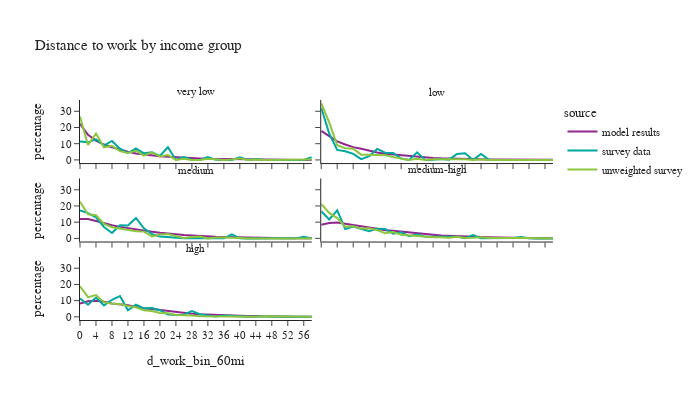

Notebook source saved alongside this figure:
### Code cell
df_plot = per_data.loc[(per_data['is_worker']) & (per_data['d_work_bin_60mi'] != float('nan'))].groupby(['source','hhincome_group','d_work_bin_60mi'])['person_weight'].sum().reset_index()
df_plot['percentage'] = df_plot.groupby(['source','hhincome_group'], group_keys=False)['person_weight']. \
    apply(lambda x: 100 * x / float(x.sum()))
# df_plot

fig2 = px.line(df_plot, x='d_work_bin_60mi', y="percentage", color="source",
               facet_col="hhincome_group", facet_col_wrap=2,
               title="Distance to work by income group")
fig2.for_each_annotation(lambda a: a.update(text = a.text.split("=")[-1]))
fig2.update_layout(height=400, width=700, font=dict(size=11))
fig2.show()

### Figure 1 — Plotly figure (JSON) as saved in the notebook; plotly's stock layout.template omitted (floating-point values rounded to 4 significant figures)
{"data": [{"hovertemplate": "source=model results<br>hhincome_group=very low<br>d_work_bin_60mi=%{x}<br>percentage=%{y}<extra></extra>", "legendgroup": "model results", "line": {"color": "#91268F", "dash": "solid"}, "marker": {"symbol": "circle"}, "mode": "lines", "name": "model results", "orientation": "v", "showlegend": true, "type": "scatter", "x": ["0", "2", "4", "6", "8", "10", "12", "14", "16", "18", "20", "22", "24", "26", "28", "30", "32", "34", "36", "38", "40", "42", "44", "46", "48", "50", "52", "54", "56", "58"], "xaxis": "x5", "y": [22.3, 15.45, 11.88, 9.48, 7.84, 6.221, 5.016, 3.903, 3.201, 2.871, 2.243, 1.916, 1.549, 1.22, 0.98, 0.8371, 0.6628, 0.5843, 0.4382, 0.3424, 0.3235, 0.2293, 0.1523, 0.0958, 0.06911, 0.06439, 0.04869, 0.03141, 0.02356, 0.02199], "yaxis": "y5"}, {"hovertemplate": "source=model results<br>hhincome_group=low<br>d_work_bin_60mi=%{x}<br>percentage=%{y}<extra></extra>", "legendgroup": "model results", "line": {"color": "#91268F", "dash": "solid"}, "marker": {"symbol": "circle"}, "mode": "lines", "name": "model results", "orientation": "v", "showlegend": false, "type": "scatter", "x": ["0", "2", "4", "6", "8", "10", "12", "14", "16", "18", "20", "22", "24", "26", "28", "30", "32", "34", "36", "38", "40", "42", "44", "46", "48", "50", "52", "54", "56", "58"], "xaxis": "x6", "y": [17.91, 14.69, 11.39, 9.496, 7.899, 6.832, 5.608, 4.613, 3.805, 3.339, 2.718, 2.284, 1.915, 1.49, 1.239, 0.9663, 0.7843, 0.6899, 0.5356, 0.4577, 0.3558, 0.2801, 0.1977, 0.1401, 0.1109, 0.09064, 0.06217, 0.0382, 0.03371, 0.02846], "yaxis": "y6"}, {"hovertemplate": "source=model results<br>hhincome_group=medium<br>d_work_bin_60mi=%{x}<br>percentage=%{y}<extra></extra>", "legendgroup": "model results", "line": {"color": "#91268F", "dash": "solid"}, "marker": {"symbol": "circle"}, "mode": "lines", "name": "model results", "orientation": "v", "showlegend": false, "type": "scatter", "x": ["0", "2", "4", "6", "8", "10", "12", "14", "16", "18", "20", "22", "24", "26", "28", "30", "32", "34", "36", "38", "40", "42", "44", "46", "48", "50", "52", "54", "56", "58"], "xaxis": "x3", "y": [12.01, 11.92, 10.74, 9.178, 8.099, 7.103, 6.304, 5.359, 4.529, 4.104, 3.485, 2.933, 2.454, 2.097, 1.79, 1.443, 1.184, 1.048, 0.9134, 0.77, 0.6223, 0.4913, 0.3601, 0.2893, 0.237, 0.174, 0.1359, 0.09723, 0.07571, 0.05341], "yaxis": "y3"}, {"hovertemplate": "source=model results<br>hhincome_group=medium-high<br>d_work_bin_60mi=%{x}<br>percentage=%{y}<extra></extra>", "legendgroup": "model results", "line": {"color": "#91268F", "dash": "solid"}, "marker": {"symbol": "circle"}, "mode": "lines", "name": "model results", "orientation": "v", "showlegend": false, "type": "scatter", "x": ["0", "2", "4", "6", "8", "10", "12", "14", "16", "18", "20", "22", "24", "26", "28", "30", "32", "34", "36", "38", "40", "42", "44", "46", "48", "50", "52", "54", "56", "58"], "xaxis": "x4", "y": [8.431, 9.454, 9.824, 8.962, 7.943, 7.354, 6.664, 5.893, 5.031, 4.728, 4.148, 3.64, 2.951, 2.52, 2.172, 1.751, 1.489, 1.379, 1.174, 1.012, 0.8099, 0.6885, 0.5299, 0.418, 0.3174, 0.2285, 0.18, 0.1257, 0.1038, 0.07778], "yaxis": "y4"}, {"hovertemplate": "source=model results<br>hhincome_group=high<br>d_work_bin_60mi=%{x}<br>percentage=%{y}<extra></extra>", "legendgroup": "model results", "line": {"color": "#91268F", "dash": "solid"}, "marker": {"symbol": "circle"}, "mode": "lines", "name": "model results", "orientation": "v", "showlegend": false, "type": "scatter", "x": ["0", "2", "4", "6", "8", "10", "12", "14", "16", "18", "20", "22", "24", "26", "28", "30", "32", "34", "36", "38", "40", "42", "44", "46", "48", "50", "52", "54", "56", "58"], "xaxis": "x", "y": [8.176, 9.634, 9.926, 9.368, 8.214, 7.729, 7.116, 6.193, 5.188, 4.827, 4.205, 3.524, 2.892, 2.37, 1.95, 1.552, 1.3, 1.142, 0.992, 0.8753, 0.6512, 0.5605, 0.4076, 0.3553, 0.2577, 0.1913, 0.1545, 0.1085, 0.07795, 0.06111], "yaxis": "y"}, {"hovertemplate": "source=survey data<br>hhincome_group=very low<br>d_work_bin_60mi=%{x}<br>percentage=%{y}<extra></extra>", "legendgroup": "survey data", "line": {"color": "#00A7A0", "dash": "solid"}, "marker": {"symbol": "circle"}, "mode": "lines", "name": "survey data", "orientation": "v", "showlegend": true, "type": "scatter", "x": ["0", "2", "4", "6", "8", "10", "12", "14", "16", "18", "20", "22", "24", "26", "28", "30", "32", "34", "36", "38", "40", "42", "44", "46", "48", "50", "52", "54", "56", "58"], "xaxis": "x5", "y": [11.29, 10.84, 12.74, 8.895, 11.68, 6.95, 4.148, 7.031, 4.094, 4.689, 2.506, 7.841, 0.0, 1.724, 0.0, 0.0, 1.723, 0.04412, 0.0, 0.01633, 1.631, 0.0, 0.5265, 0.0, 0.0, 0.0, 0.01588, 0.0, 0.0, 1.619], "yaxis": "y5"}, {"hovertemplate": "source=survey data<br>hhincome_group=low<br>d_work_bin_60mi=%{x}<br>percentage=%{y}<extra></extra>", "legendgroup": "survey data", "line": {"color": "#00A7A0", "dash": "solid"}, "marker": {"symbol": "circle"}, "mode": "lines", "name": "survey data", "orientation": "v", "showlegend": false, "type": "scatter", "x": ["0", "2", "4", "6", "8", "10", "12", "14", "16", "18", "20", "22", "24", "26", "28", "30", "32", "34", "36", "38", "40", "42", "44", "46", "48", "50", "52", "54", "56", "58"], "xaxis": "x6", "y": [32.21, 16.29, 6.193, 5.377, 3.701, 0.4763, 2.333, 6.803, 4.456, 4.291, 0.8678, 0.0, 4.683, 0.0, 0.1349, 0.5646, 0.1541, 3.651, 4.132, 0.0, 3.651, 0.0, 0.0, 0.0, 0.0, 0.02951, 0.0, 0.0, 0.0, 0.0], "yaxis": "y6"}, {"hovertemplate": "source=survey data<br>hhincome_group=medium<br>d_work_bin_60mi=%{x}<br>percentage=%{y}<extra></extra>", "legendgroup": "survey data", "line": {"color": "#00A7A0", "dash": "solid"}, "marker": {"symbol": "circle"}, "mode": "lines", "name": "survey data", "orientation": "v", "showlegend": false, "type": "scatter", "x": ["0", "2", "4", "6", "8", "10", "12", "14", "16", "18", "20", "22", "24", "26", "28", "30", "32", "34", "36", "38", "40", "42", "44", "46", "48", "50", "52", "54", "56", "58"], "xaxis": "x3", "y": [17.23, 15.59, 12.92, 7.018, 3.325, 8.082, 7.919, 12.6, 6.197, 2.595, 1.124, 0.7986, 0.4534, 0.06084, 0.2755, 0.1599, 0.0, 0.1245, 0.0287, 2.48, 0.01627, 0.0, 0.0, 0.0, 0.0, 0.0, 0.0, 0.01526, 0.9874, 0.0], "yaxis": "y3"}, {"hovertemplate": "source=survey data<br>hhincome_group=medium-high<br>d_work_bin_60mi=%{x}<br>percentage=%{y}<extra></extra>", "legendgroup": "survey data", "line": {"color": "#00A7A0", "dash": "solid"}, "marker": {"symbol": "circle"}, "mode": "lines", "name": "survey data", "orientation": "v", "showlegend": false, "type": "scatter", "x": ["0", "2", "4", "6", "8", "10", "12", "14", "16", "18", "20", "22", "24", "26", "28", "30", "32", "34", "36", "38", "40", "42", "44", "46", "48", "50", "52", "54", "56", "58"], "xaxis": "x4", "y": [16.78, 11.67, 17.26, 5.749, 7.322, 5.916, 4.457, 6.014, 5.839, 2.929, 3.709, 1.369, 2.587, 0.9468, 0.8813, 1.065, 0.9195, 1.075, 0.0509, 2.024, 0.06104, 0.1266, 0.1063, 0.04949, 0.2145, 0.8487, 0.01923, 0.0, 0.0, 0.004809], "yaxis": "y4"}, {"hovertemplate": "source=survey data<br>hhincome_group=high<br>d_work_bin_60mi=%{x}<br>percentage=%{y}<extra></extra>", "legendgroup": "survey data", "line": {"color": "#00A7A0", "dash": "solid"}, "marker": {"symbol": "circle"}, "mode": "lines", "name": "survey data", "orientation": "v", "showlegend": false, "type": "scatter", "x": ["0", "2", "4", "6", "8", "10", "12", "14", "16", "18", "20", "22", "24", "26", "28", "30", "32", "34", "36", "38", "40", "42", "44", "46", "48", "50", "52", "54", "56", "58"], "xaxis": "x", "y": [11.32, 7.482, 11.91, 7.051, 10.54, 12.82, 4.026, 7.472, 5.26, 5.41, 4.078, 1.43, 1.119, 1.364, 3.572, 1.622, 0.8703, 0.2421, 0.8872, 0.5016, 0.1713, 0.0, 0.007548, 0.364, 0.00754, 0.01342, 0.4346, 0.0, 0.02287, 0.0], "yaxis": "y"}, {"hovertemplate": "source=unweighted survey<br>hhincome_group=very low<br>d_work_bin_60mi=%{x}<br>percentage=%{y}<extra></extra>", "legendgroup": "unweighted survey", "line": {"color": "#8CC63E", "dash": "solid"}, "marker": {"symbol": "circle"}, "mode": "lines", "name": "unweighted survey", "orientation": "v", "showlegend": true, "type": "scatter", "x": ["0", "2", "4", "6", "8", "10", "12", "14", "16", "18", "20", "22", "24", "26", "28", "30", "32", "34", "36", "38", "40", "42", "44", "46", "48", "50", "52", "54", "56", "58"], "xaxis": "x5", "y": [26.82, 9.176, 16.24, 7.765, 8.706, 5.412, 4.235, 5.647, 2.588, 4.706, 2.118, 3.059, 0.0, 0.7059, 0.0, 0.0, 0.7059, 0.2353, 0.0, 0.2353, 0.9412, 0.0, 0.2353, 0.0, 0.0, 0.0, 0.2353, 0.0, 0.0, 0.2353], "yaxis": "y5"}, {"hovertemplate": "source=unweighted survey<br>hhincome_group=low<br>d_work_bin_60mi=%{x}<br>percentage=%{y}<extra></extra>", "legendgroup": "unweighted survey", "line": {"color": "#8CC63E", "dash": "solid"}, "marker": {"symbol": "circle"}, "mode": "lines", "name": "unweighted survey", "orientation": "v", "showlegend": false, "type": "scatter", "x": ["0", "2", "4", "6", "8", "10", "12", "14", "16", "18", "20", "22", "24", "26", "28", "30", "32", "34", "36", "38", "40", "42", "44", "46", "48", "50", "52", "54", "56", "58"], "xaxis": "x6", "y": [35.02, 23.1, 9.025, 7.22, 6.859, 3.249, 3.249, 3.249, 2.888, 1.805, 0.722, 0.0, 0.722, 0.0, 0.361, 0.361, 0.722, 0.361, 0.361, 0.0, 0.361, 0.0, 0.0, 0.0, 0.0, 0.361, 0.0, 0.0, 0.0, 0.0], "yaxis": "y6"}, {"hovertemplate": "source=unweighted survey<br>hhincome_group=medium<br>d_work_bin_60mi=%{x}<br>percentage=%{y}<extra></extra>", "legendgroup": "unweighted survey", "line": {"color": "#8CC63E", "dash": "solid"}, "marker": {"symbol": "circle"}, "mode": "lines", "name": "unweighted survey", "orientation": "v", "showlegend": false, "type": "scatter", "x": ["0", "2", "4", "6", "8", "10", "12", "14", "16", "18", "20", "22", "24", "26", "28", "30", "32", "34", "36", "38", "40", "42", "44", "46", "48", "50", "52", "54", "56", "58"], "xaxis": "x3", "y": [22.62, 14.88, 14.29, 8.929, 6.845, 5.952, 5.06, 4.464, 4.167, 1.19, 2.381, 2.679, 1.488, 0.2976, 0.8929, 1.19, 0.0, 0.5952, 0.5952, 0.5952, 0.2976, 0.0, 0.0, 0.0, 0.0, 0.0, 0.0, 0.2976, 0.2976, 0.0], "yaxis": "y3"}, {"hovertemplate": "source=unweighted survey<br>hhincome_group=medium-high<br>d_work_bin_60mi=%{x}<br>percentage=%{y}<extra></extra>", "legendgroup": "unweighted survey", "line": {"color": "#8CC63E", "dash": "solid"}, "marker": {"symbol": "circle"}, "mode": "lines", "name": "unweighted survey", "orientation": "v", "showlegend": false, "type": "scatter", "x": ["0", "2", "4", "6", "8", "10", "12", "14", "16", "18", "20", "22", "24", "26", "28", "30", "32", "34", "36", "38", "40", "42", "44", "46", "48", "50", "52", "54", "56", "58"], "xaxis": "x4", "y": [21.21, 15.71, 12.53, 7.253, 7.473, 6.044, 6.264, 5.055, 3.187, 3.956, 2.198, 1.758, 1.538, 0.6593, 0.6593, 0.7692, 0.3297, 0.989, 0.2198, 0.3297, 0.6593, 0.2198, 0.1099, 0.1099, 0.2198, 0.2198, 0.2198, 0.0, 0.0, 0.1099], "yaxis": "y4"}, {"hovertemplate": "source=unweighted survey<br>hhincome_group=high<br>d_work_bin_60mi=%{x}<br>percentage=%{y}<extra></extra>", "legendgroup": "unweighted survey", "line": {"color": "#8CC63E", "dash": "solid"}, "marker": {"symbol": "circle"}, "mode": "lines", "name": "unweighted survey", "orientation": "v", "showlegend": false, "type": "scatter", "x": ["0", "2", "4", "6", "8", "10", "12", "14", "16", "18", "20", "22", "24", "26", "28", "30", "32", "34", "36", "38", "40", "42", "44", "46", "48", "50", "52", "54", "56", "58"], "xaxis": "x", "y": [18.84, 12.12, 13.44, 9.063, 8.147, 7.943, 6.721, 5.906, 4.073, 3.564, 2.342, 2.24, 1.12, 1.12, 0.8147, 0.4073, 0.3055, 0.2037, 0.2037, 0.2037, 0.3055, 0.0, 0.1018, 0.3055, 0.2037, 0.1018, 0.1018, 0.0, 0.1018, 0.0], "yaxis": "y"}], "layout": {"annotations": [{"font": {}, "showarrow": false, "text": "high", "x": 0.245, "xanchor": "center", "xref": "paper", "y": 0.2867, "yanchor": "bottom", "yref": "paper"}, {"font": {}, "showarrow": false, "text": "medium", "x": 0.245, "xanchor": "center", "xref": "paper", "y": 0.6433, "yanchor": "bottom", "yref": "paper"}, {"font": {}, "showarrow": false, "text": "medium-high", "x": 0.755, "xanchor": "center", "xref": "paper", "y": 0.6433, "yanchor": "bottom", "yref": "paper"}, {"font": {}, "showarrow": false, "text": "very low", "x": 0.245, "xanchor": "center", "xref": "paper", "y": 1.0, "yanchor": "bottom", "yref": "paper"}, {"font": {}, "showarrow": false, "text": "low", "x": 0.755, "xanchor": "center", "xref": "paper", "y": 1.0, "yanchor": "bottom", "yref": "paper"}], "font": {"size": 11}, "height": 400, "legend": {"title": {"text": "source"}, "tracegroupgap": 0}, "title": {"text": "Distance to work by income group"}, "width": 700, "xaxis": {"anchor": "y", "domain": [0.0, 0.49], "title": {"text": "d_work_bin_60mi"}}, "xaxis2": {"anchor": "y2", "domain": [0.51, 1.0], "matches": "x", "title": {"text": "d_work_bin_60mi"}}, "xaxis3": {"anchor": "y3", "domain": [0.0, 0.49], "matches": "x", "showticklabels": false}, "xaxis4": {"anchor": "y4", "domain": [0.51, 1.0], "matches": "x", "showticklabels": false}, "xaxis5": {"anchor": "y5", "domain": [0.0, 0.49], "matches": "x", "showticklabels": false}, "xaxis6": {"anchor": "y6", "domain": [0.51, 1.0], "matches": "x", "showticklabels": false}, "yaxis": {"anchor": "x", "domain": [0.0, 0.2867], "title": {"text": "percentage"}}, "yaxis2": {"anchor": "x2", "domain": [0.0, 0.2867], "matches": "y", "showticklabels": false}, "yaxis3": {"anchor": "x3", "domain": [0.3567, 0.6433], "matches": "y", "title": {"text": "percentage"}}, "yaxis4": {"anchor": "x4", "domain": [0.3567, 0.6433], "matches": "y", "showticklabels": false}, "yaxis5": {"anchor": "x5", "domain": [0.7133, 1.0], "matches": "y", "title": {"text": "percentage"}}, "yaxis6": {"anchor": "x6", "domain": [0.7133, 1.0], "matches": "y", "showticklabels": false}}}
